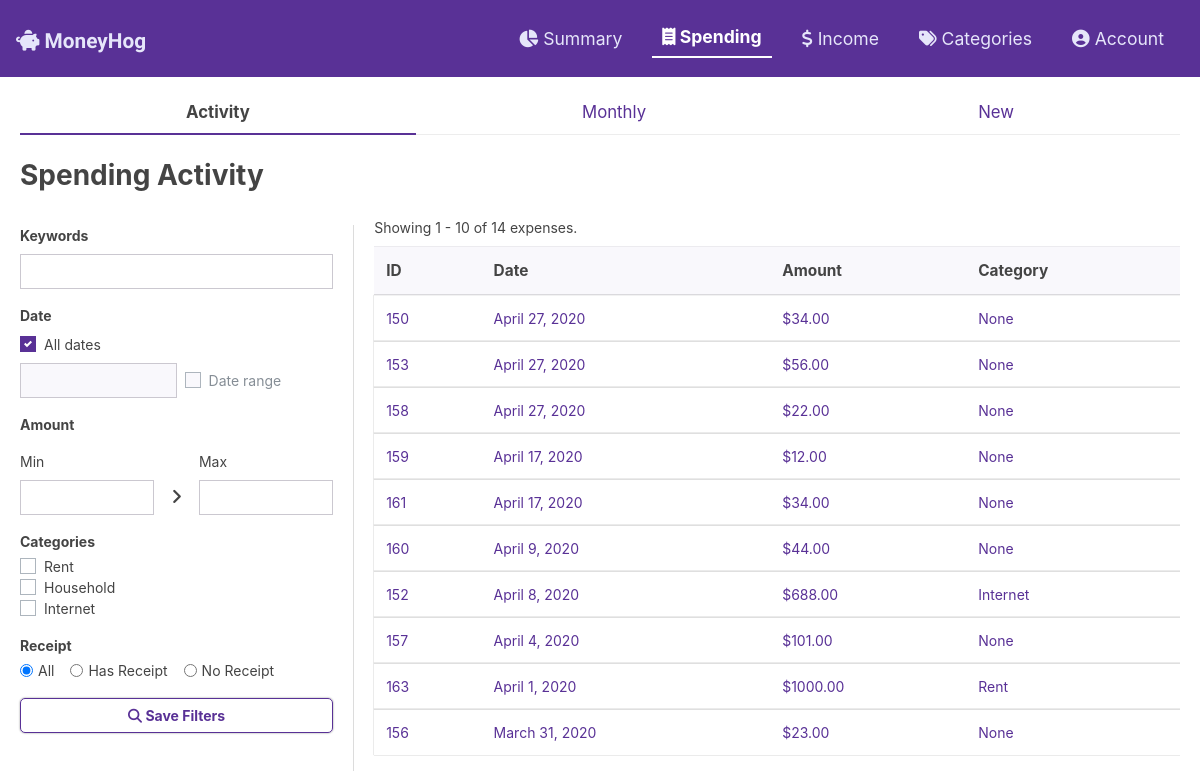
Before: /budget/expenses/ with the older database file.
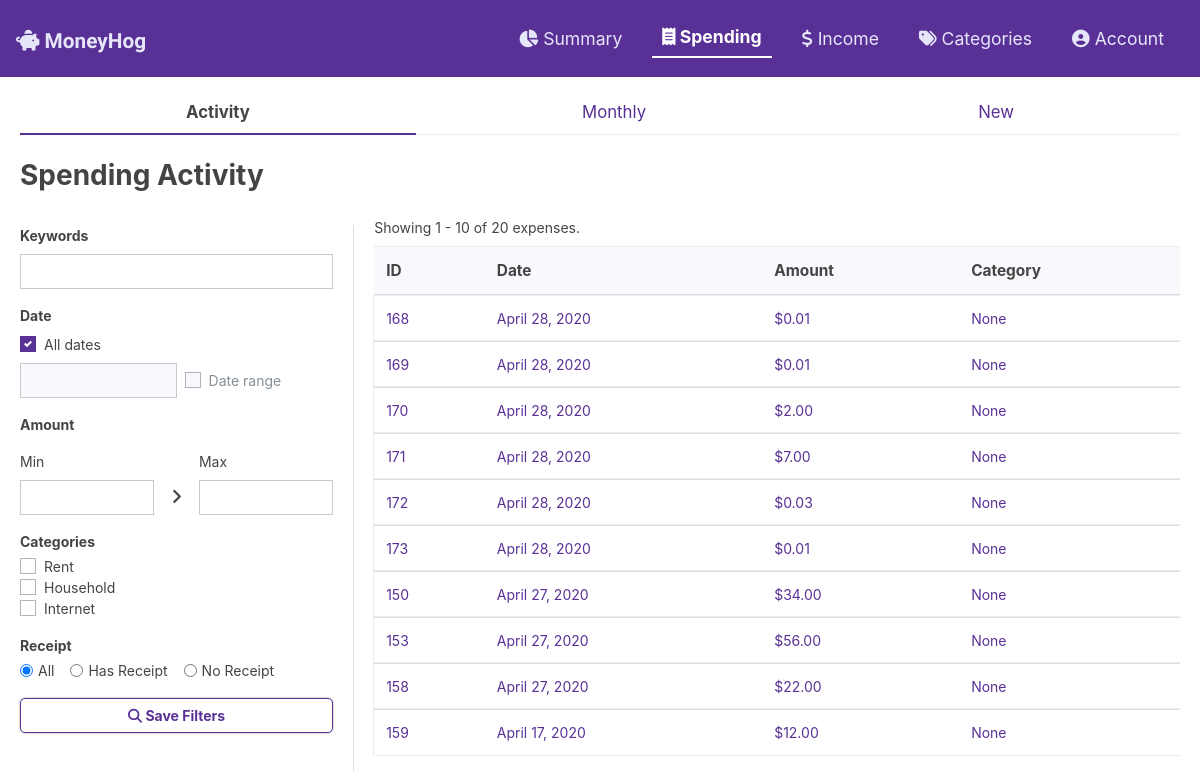
After: the same page with the newer database file.
### budget/models.py (models this page shows, shortened)
class Expense(models.Model):
    expense_date = models.DateField('Date of expense')
    description = models.CharField(max_length=200, blank=True)
    category = models.ForeignKey('Category', on_delete=models.SET_NULL,null=True,blank=True)
    amount = models.DecimalField(max_digits=10, decimal_places=2)
    receipt = models.ImageField(upload_to="images/",null=True,blank=True)

class Category(models.Model):
    name = models.CharField(max_length=50)
    def __str__(self):
        return self.name

### budget/views.py (the view)
# urls.py: path('expenses/', views.expense_list, name='expense_list'),
def expense_list(request):
    context = {}
    category_list = Category.objects.all()
    expenses_list = Expense.objects.order_by('-expense_date')
    highest_amount = Expense.objects.order_by('-amount')[0].amount
    if 'keywords' in request.GET:
        form = searchExpensesForm(request.GET)
        if form.is_valid():
            keywords = form.cleaned_data["keywords"]
            all_dates = form.cleaned_data["all_dates"]
            use_range = form.cleaned_data["use_range"]
            single_date = form.cleaned_data["single_date"]    # 04/22/2020
            date_range = form.cleaned_data["date_range"]     # 04/22/2020 - 04/22/2020
            min_amount = form.cleaned_data["min_amount"]
            max_amount = form.cleaned_data["max_amount"]
            categories = form.cleaned_data["categories"]
            has_receipt = form.cleaned_data["has_receipt"]
            context.update({'all_dates': all_dates,
                            'min_amount': min_amount,
                            'max_amount': max_amount,
                            'has_receipt': has_receipt})
            if keywords:
                expenses_list = expenses_list.filter(
                    Q(expense_date__icontains=keywords) |
                    Q(amount__icontains=keywords) |
                    Q(description__icontains=keywords)
                )
            if not all_dates and use_range: # if the user selected a date range
                print(type(date_range))
                print(date_range)
                fdl = date_range.split(" - ")[0].split('/')
                first_date = fdl[2] + "-" + fdl[0] + "-" + fdl[1]
                sdl = date_range.split(" - ")[1].split('/')
                second_date = sdl[2] + "-" + sdl[0] + "-" + sdl[1]
                expenses_list = expenses_list.filter(expense_date__range=[first_date, second_date])
            elif not all_dates and not use_range:
                expenses_list = expenses_list.filter(expense_date=single_date).order_by('-expense_date')
            if min_amount and min_amount != "0.00":
                expenses_list = expenses_list.filter(amount__gte=min_amount)
            if max_amount and max_amount != "1000.00":
                expenses_list = expenses_list.filter(amount__lte=max_amount)
            if categories:
                list_foreignid = []
                for obj in category_list:
                    if obj.name in categories:
                        list_foreignid.append(obj.id)
                q_category_list = []
                for foreignid in list_foreignid:
                    q_category_list.append(Q(category__exact=foreignid))
                expenses_list = expenses_list.filter(reduce(operator.or_, q_category_list))
            if has_receipt == "has-receipt":
                expenses_list = expenses_list.exclude(receipt__exact='')
            elif has_receipt == "no-receipt":
                expenses_list = expenses_list.filter(receipt__exact='')
    else:
        form = searchExpensesForm(request.GET)
    limit = 10 # record limit per page
    paginator = Paginator(expenses_list, limit)
    page_number = request.GET.get('page')
    if page_number == None:
        page_number = 1
    page_obj = paginator.get_page(page_number)
    page_total = 0
    page_count = 0
    for i in page_obj:
        page_total += i.amount
        page_count += 1
    start_num = (int(page_number) - 1) * limit +1
    end_num = start_num + page_count - 1
    context.update({
        'page_obj': page_obj,
        'page_number': page_number,
        'page_total': page_total,
        'num_records': paginator.count,
        'page_range': paginator.page_range,
        'start_num' : start_num,
        'end_num': end_num,
        'form': form,
        'highest_amount': highest_amount,
    })
    return render(request, 'budget/expenses/list.html', context)

### budget/templates/budget/expenses/list.html (shortened to what this page needs)
{% extends "budget/expenses/expense.html" %}
{% load static %}
{% load bootstrap_pagination %}
{% block extra_styles %}
<link rel="stylesheet" type="text/css" href="{% static 'budget/list.css' %}">
<link rel="stylesheet" type="text/css" href="https://cdn.jsdelivr.net/npm/daterangepicker/daterangepicker.css" />
<link rel="stylesheet" type="text/css" href="{% static 'budget/rangeSlider/nouislider.css' %}">
{% endblock extra_styles %}
{% block hist-activ %}active imp{% endblock %}
{% block content %}
  <h2 class="imp page-title mb-3">Spending Activity</h2>
  <div id="filters-and-list">
    <form id="filter-form" action="{% url 'budget:expense_list' %}" method="GET" class="mt-3" enctype="application/x-www-form-urlencoded">
      <div id="search-section" class="mb-3">
        <label for="keywords" class="imp">Keywords</label>
        {{ form.keywords }}
      </div>
      <div id="date-section" class="mb-3">
        <label id="singledate-label" for="singledate" class="imp">Date</label>
        <div id="date-check" class="custom-control custom-checkbox mb-2">
          <label class="custom-control-label" for="all-dates">All dates</label>
        </div>
        <div class="flex align-center">
          {{ form.single_date }}
          <div id="date-check" class="custom-control custom-checkbox ml-2">
            <label class="custom-control-label" for="use-range">Date range</label>
          </div>
        </div>
      </div>
      <div id="amount-section" class="mb-3">
        <p class="imp mb-3">Amount</p>
        <div id="amount-labels" class="flex align-center date-modal-body">
          <label for="min-amount" class="">Min</label>
          <label for="max-amount" class="">Max</label>
        </div>
        <div id="amount-inputs" class="flex align-center just-betw date-modal-body">
          {{ form.min_amount }}
          {{ form.max_amount }}
        </div>
      </div>
      <div id="category-section" class="mb-3">
        <p class="imp mb-1">Categories</p>
        {% for category in form.categories %}
        <div class="custom-control custom-checkbox">
          <label class="custom-control-label" for="{{ category.id_for_label }}">{{ category.choice_label }}</label>
        </div>
        {% endfor %}
      </div>
      <div id="receipt-section" class="mb-3">
        <p class="imp mb-1">Receipt</p>
        {% for radio in form.has_receipt %}
        <div class="form-check form-check-inline">
          {{ radio.tag }}
          <label class="form-check-label" for="{{ radio.id_for_label }}">
            {{ radio.choice_label}}
          </label>
        </div>
        {% endfor %}
      </div>
      <button type="submit" class="btn btn-outline-primary imp block"><i class="fas fa-search" aria-hidden="true"></i> Save Filters</button>
    </form>
    {% if page_obj %}
    <div class="table-responsive flex flex-col">
      <span class="mt-2 mb-2">Showing {{ start_num }} - {{ end_num }} of {{ num_records }} expenses.</span>
      <table class="table mb-">
        <thead class="thead-light">
          <tr>
            <th scope="col" class="title-sm">ID</th>
            <th scope="col" class="title-sm">Date</th>
            <th scope="col" class="title-sm">Amount</th>
            <th scope="col" class="title-sm">Category</th>
          </tr>
        </thead>
        <tbody class="list-grou">
          {% for record in page_obj %}
          <tr class="click btn-link">
            <td >{{ record.pk }}</a></td>
            <td >{{ record.expense_date }}</td>
            <td >${{ record.amount }}</td>
            <td >{{ record.category }}</td>
          </tr>
          {% endfor %}
        </tbody>
      </table>
    </div>
    {% else %}
        <p class="mt-3 ml-3 imp">No expenses found.</p>
    {% endif %}
  </div>
{% endblock content%}

Changed rows visible on the page:
no longer on this page (row unchanged): Expense: pk "161", expense_date "April 17, 2020", amount "34.00", category "None"
no longer on this page (row unchanged): Expense: pk "160", expense_date "April 9, 2020", amount "44.00", category "None"
no longer on this page (row unchanged): Expense: pk "152", expense_date "April 8, 2020", amount "688.00", category "Internet"
no longer on this page (row unchanged): Expense: pk "157", expense_date "April 4, 2020", amount "101.00", category "None"
no longer on this page (row unchanged): Expense: pk "163", expense_date "April 1, 2020", amount "1000.00", category "Rent"
no longer on this page (row unchanged): Expense: pk "156", expense_date "March 31, 2020", amount "23.00", category "None"
added Expense: pk "168", expense_date "April 28, 2020", amount "0.01", category "None"
added Expense: pk "169", expense_date "April 28, 2020", amount "0.01", category "None"
added Expense: pk "170", expense_date "April 28, 2020", amount "2.00", category "None"
added Expense: pk "171", expense_date "April 28, 2020", amount "7.00", category "None"
added Expense: pk "172", expense_date "April 28, 2020", amount "0.03", category "None"
added Expense: pk "173", expense_date "April 28, 2020", amount "0.01", category "None"
Other visible differences:
{{ num_records }}: "14" → "20"
